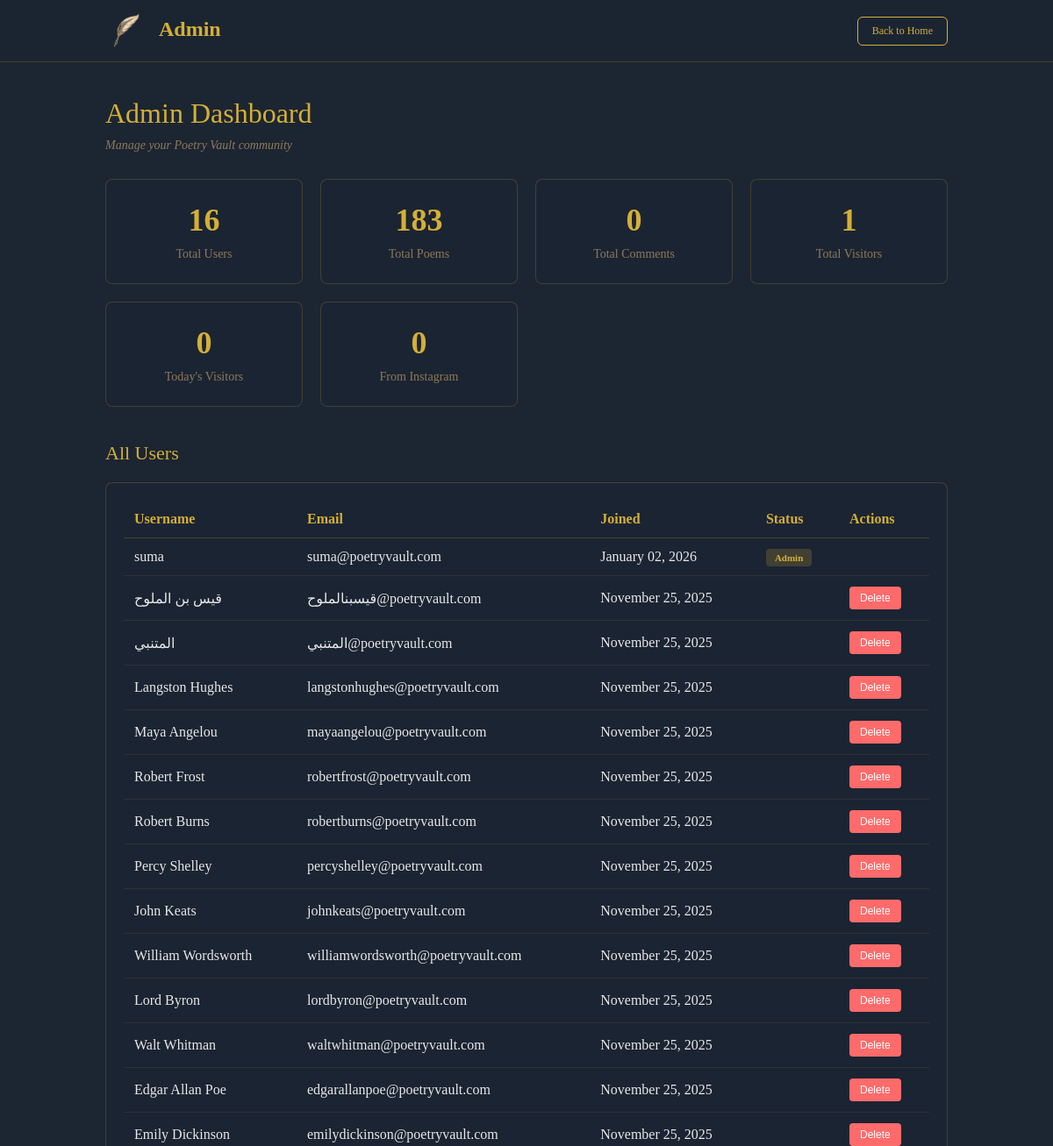
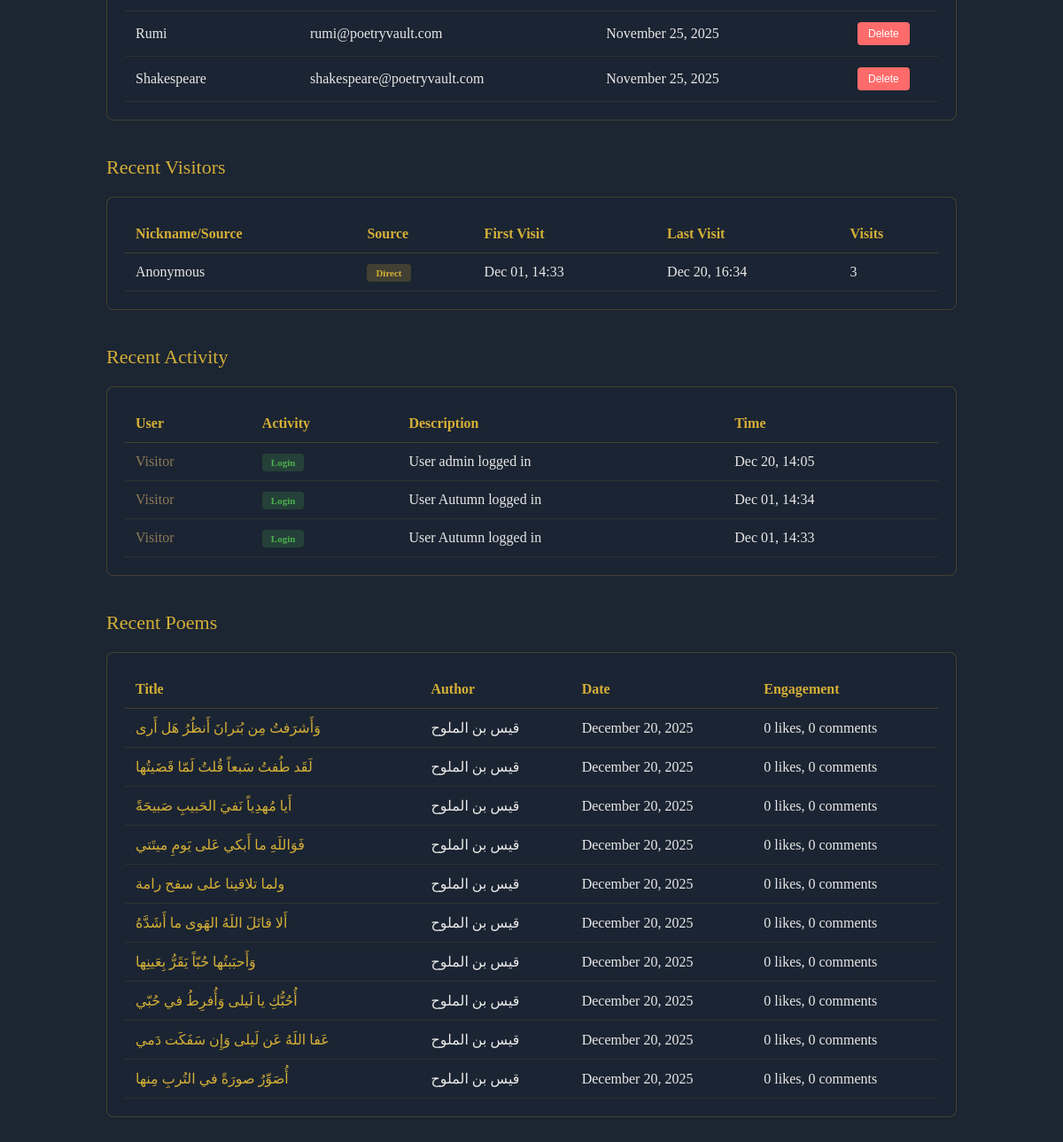
The app's page /admin (signed in) with its own data (2 pictures, top to bottom).
### models.py (models this page shows, shortened)
class User(UserMixin, db.Model):
    __tablename__ = 'users'
    id = db.Column(db.Integer, primary_key=True)
    username = db.Column(db.String(80), unique=True, nullable=False)
    email = db.Column(db.String(120), unique=True, nullable=False)
    password_hash = db.Column(db.String(255), nullable=False)
    age = db.Column(db.Integer, nullable=True)
    favorite_poet = db.Column(db.String(100), nullable=True)
    is_admin = db.Column(db.Boolean, default=False)
    has_seen_tutorial = db.Column(db.Boolean, default=False)
    subscription_tier = db.Column(db.String(20), default='free')  # free, plus, pro
    subscription_expires = db.Column(db.DateTime, nullable=True)
    created_at = db.Column(db.DateTime, default=datetime.utcnow)
    last_login = db.Column(db.DateTime, nullable=True)
    privacy_settings = db.Column(db.Text, nullable=True)  # Encrypted JSON
    is_banned = db.Column(db.Boolean, default=False)
    ban_reason = db.Column(db.String(500), nullable=True)
    failed_login_attempts = db.Column(db.Integer, default=0)
    account_locked_until = db.Column(db.DateTime, nullable=True)
    email_verified = db.Column(db.Boolean, default=False)
    two_factor_enabled = db.Column(db.Boolean, default=False)
    data_sharing_consent = db.Column(db.Boolean, default=False)
    poems = db.relationship('Poem', backref='author', lazy=True)
    comments = db.relationship('Comment', backref='author', lazy=True)
    saved_poems = db.relationship('SavedPoem', backref='user', lazy=True, cascade='all, delete-orphan')
    likes = db.relationship('Like', backref='user', lazy=True, cascade='all, delete-orphan')
    notifications = db.relationship('Notification', backref='user', lazy=True, cascade='all, delete-orphan')
    highlights = db.relationship('Highlight', backref='user', lazy=True, cascade='all, delete-orphan')
    following = db.relationship('Follow', foreign_keys='Follow.follower_id', backref='follower', lazy='dynamic', cascade='all, delete-orphan')
    followers = db.relationship('Follow', foreign_keys='Follow.followed_id', backref='followed', lazy='dynamic', cascade='all, delete-orphan')

class Visitor(db.Model):
    __tablename__ = 'visitors'
    id = db.Column(db.Integer, primary_key=True)
    nickname = db.Column(db.String(100), nullable=True)  # Optional nickname from URL parameter
    source = db.Column(db.String(100), nullable=True)  # 'instagram', 'direct', 'google', etc.
    ip_address = db.Column(db.String(50), nullable=True)
    user_agent = db.Column(db.String(255), nullable=True)
    referrer = db.Column(db.String(255), nullable=True)
    first_visit = db.Column(db.DateTime, default=datetime.utcnow)
    last_visit = db.Column(db.DateTime, default=datetime.utcnow)
    visit_count = db.Column(db.Integer, default=1)

class UserActivity(db.Model):
    __tablename__ = 'user_activities'
    id = db.Column(db.Integer, primary_key=True)
    user_id = db.Column(db.Integer, db.ForeignKey('users.id'), nullable=True)  # Null for anonymous visitors
    activity_type = db.Column(db.String(50), nullable=False)  # 'login', 'poem_created', 'like', 'comment', 'visit'
    description = db.Column(db.String(255), nullable=True)
    ip_address = db.Column(db.String(50), nullable=True)
    user_agent = db.Column(db.String(255), nullable=True)
    referrer = db.Column(db.String(255), nullable=True)  # Where they came from (Instagram, direct, etc.)
    created_at = db.Column(db.DateTime, default=datetime.utcnow)
    user = db.relationship('User', backref='activities', foreign_keys=[user_id])

class Poem(db.Model):
    __tablename__ = 'poems'
    id = db.Column(db.Integer, primary_key=True)
    title = db.Column(db.String(200), nullable=False)
    content = db.Column(db.Text, nullable=False)
    category = db.Column(db.String(50), nullable=True)  # love, nature, death, spirituality, etc.
    mood = db.Column(db.String(50), nullable=True)  # happy, sad, contemplative, passionate, etc.
    theme = db.Column(db.String(50), nullable=True)  # romance, loss, hope, rebellion, etc.
    created_at = db.Column(db.DateTime, default=datetime.utcnow)
    user_id = db.Column(db.Integer, db.ForeignKey('users.id'), nullable=False)
    is_classic = db.Column(db.Boolean, default=False)  # Hide from home feed, show in search only
    is_anonymous = db.Column(db.Boolean, default=False)  # Post anonymously
    is_protected = db.Column(db.Boolean, default=False)  # User-protected content
    visibility = db.Column(db.String(20), default='public')  # public, friends, private
    content_warning = db.Column(db.String(200), nullable=True)  # Content warning text
    is_flagged = db.Column(db.Boolean, default=False)  # Flagged for review
    flag_reason = db.Column(db.String(500), nullable=True)  # Reason for flagging
    comments = db.relationship('Comment', backref='poem', lazy=True, cascade='all, delete-orphan')
    saved_by = db.relationship('SavedPoem', backref='poem', lazy=True, cascade='all, delete-orphan')
    likes = db.relationship('Like', backref='poem', lazy=True, cascade='all, delete-orphan')

### app.py (the view)
    @app.route('/admin')
    @login_required
    def admin():
        try:
            if not current_user.is_admin:
                abort(403)
            from models import UserActivity, Visitor
            from datetime import datetime, timedelta
            total_users = User.query.count()
            total_poems = Poem.query.count()
            total_comments = Comment.query.count()
            all_users = User.query.order_by(User.created_at.desc()).limit(100).all()  # Limit for performance
            recent_poems = Poem.query.order_by(Poem.created_at.desc()).limit(10).all()
            total_visitors = Visitor.query.count()
            recent_visitors = Visitor.query.order_by(Visitor.last_visit.desc()).limit(20).all()
            recent_activities = UserActivity.query.order_by(UserActivity.created_at.desc()).limit(50).all()
            today = datetime.utcnow().date()
            today_start = datetime.combine(today, datetime.min.time())
            today_activities = UserActivity.query.filter(UserActivity.created_at >= today_start).count()
            today_visitors = Visitor.query.filter(Visitor.last_visit >= today_start).count()
            instagram_visitors = Visitor.query.filter_by(source='instagram').count()
            direct_visitors = Visitor.query.filter_by(source='direct').count()
            return render_template('admin.html',
                                 total_users=total_users,
                                 total_poems=total_poems,
                                 total_comments=total_comments,
                                 users=all_users,
                                 poems=recent_poems,
                                 total_visitors=total_visitors,
                                 recent_visitors=recent_visitors,
                                 recent_activities=recent_activities,
                                 today_activities=today_activities,
                                 today_visitors=today_visitors,
                                 instagram_visitors=instagram_visitors,
                                 direct_visitors=direct_visitors)
        except Exception as e:
            logger.error(f"Error in admin route: {str(e)}")
            abort(500)

### templates/admin.html (shortened to what this page needs)
<!DOCTYPE html>
<html>
<head>
</head>
<body>
    <nav class="navbar">
        <div class="nav-container">
            <a href="/home" class="logo">
                <img src="{{ url_for('static', filename='images/logo.png') }}" alt="Poetry Vault" style="height: 40px; width: auto; vertical-align: middle;">
                <span style="margin-left: 10px;">Admin</span>
            </a>
            <a href="/home" class="btn-back">Back to Home</a>
        </div>
    </nav>
    <div class="container">
        <h1>Admin Dashboard</h1>
        <p class="subtitle">Manage your Poetry Vault community</p>
        <div class="stats-grid">
            <div class="stat-card">
                <div class="stat-number">{{ total_users }}</div>
                <div class="stat-label">Total Users</div>
            </div>
            <div class="stat-card">
                <div class="stat-number">{{ total_poems }}</div>
                <div class="stat-label">Total Poems</div>
            </div>
            <div class="stat-card">
                <div class="stat-number">{{ total_comments }}</div>
                <div class="stat-label">Total Comments</div>
            </div>
            <div class="stat-card">
                <div class="stat-number">{{ total_visitors }}</div>
                <div class="stat-label">Total Visitors</div>
            </div>
            <div class="stat-card">
                <div class="stat-number">{{ today_visitors }}</div>
                <div class="stat-label">Today's Visitors</div>
            </div>
            <div class="stat-card">
                <div class="stat-number">{{ instagram_visitors }}</div>
                <div class="stat-label">From Instagram</div>
            </div>
        </div>
        <div class="section-title">All Users</div>
        <div class="table-card">
            <table>
                <thead>
                    <tr>
                        <th>Username</th>
                        <th>Email</th>
                        <th>Joined</th>
                        <th>Status</th>
                        <th>Actions</th>
                    </tr>
                </thead>
                <tbody>
                    {% for user in users %}
                    <tr>
                        <td>{{ user.username }}</td>
                        <td>{{ user.email }}</td>
                        <td>{{ user.created_at.strftime('%B %d, %Y') }}</td>
                        <td>{% if user.is_admin %}<span class="badge">Admin</span>{% endif %}</td>
                        <td>
                            {% if not user.is_admin %}
                            <button onclick="deleteUser('{{ user.username }}', {{ user.id }})" style="background: #ff6b6b; color: white; border: none; padding: 6px 12px; border-radius: 4px; cursor: pointer; font-size: 12px;">Delete</button>
                            {% endif %}
                        </td>
                    </tr>
                    {% endfor %}
                </tbody>
            </table>
        </div>
        <div class="section-title">Recent Visitors</div>
        <div class="table-card">
            <table>
                <thead>
                    <tr>
                        <th>Nickname/Source</th>
                        <th>Source</th>
                        <th>First Visit</th>
                        <th>Last Visit</th>
                        <th>Visits</th>
                    </tr>
                </thead>
                <tbody>
                    {% for visitor in recent_visitors %}
                    <tr>
                        <td>
                            {% if visitor.nickname %}
                                <strong style="color: #d4af37;">{{ visitor.nickname }}</strong>
                            {% else %}
                                Anonymous
                            {% endif %}
                        </td>
                        <td>
                            {% if visitor.source == 'instagram' %}
                                <span class="badge" style="background: rgba(225, 48, 108, 0.2); color: #e1306c;">Instagram</span>
                            {% elif visitor.source == 'facebook' %}
                                <span class="badge" style="background: rgba(66, 103, 178, 0.2); color: #4267B2;">Facebook</span>
                            {% elif visitor.source == 'direct' %}
                                <span class="badge">Direct</span>
                            {% else %}
                                <span class="badge">{{ visitor.source }}</span>
                            {% endif %}
                        </td>
                        <td>{{ visitor.first_visit.strftime('%b %d, %H:%M') }}</td>
                        <td>{{ visitor.last_visit.strftime('%b %d, %H:%M') }}</td>
                        <td>{{ visitor.visit_count }}</td>
                    </tr>
                    {% endfor %}
                </tbody>
            </table>
        </div>
        <div class="section-title">Recent Activity</div>
        <div class="table-card">
            <table>
                <thead>
                    <tr>
                        <th>User</th>
                        <th>Activity</th>
                        <th>Description</th>
                        <th>Time</th>
                    </tr>
                </thead>
                <tbody>
                    {% for activity in recent_activities %}
                    <tr>
                        <td>
                            {% if activity.user_id %}
                                {{ activity.user.username if activity.user else 'Unknown' }}
                            {% else %}
                                <span style="color: #8e7a5a;">Visitor</span>
                            {% endif %}
                        </td>
                        <td>
                            {% if activity.activity_type == 'login' %}
                                <span class="badge" style="background: rgba(76, 175, 80, 0.2); color: #4CAF50;">Login</span>
                            {% elif activity.activity_type == 'poem_created' %}
                                <span class="badge" style="background: rgba(33, 150, 243, 0.2); color: #2196F3;">New Poem</span>
                            {% elif activity.activity_type == 'like' %}
                                <span class="badge" style="background: rgba(244, 67, 54, 0.2); color: #F44336;">Like</span>
                            {% elif activity.activity_type == 'comment' %}
                                <span class="badge" style="background: rgba(255, 152, 0, 0.2); color: #FF9800;">Comment</span>
                            {% else %}
                                <span class="badge">{{ activity.activity_type }}</span>
                            {% endif %}
                        </td>
                        <td>{{ activity.description or '-' }}</td>
                        <td>{{ activity.created_at.strftime('%b %d, %H:%M') }}</td>
                    </tr>
                    {% endfor %}
                </tbody>
            </table>
        </div>
        <div class="section-title">Recent Poems</div>
        <div class="table-card">
            <table>
                <thead>
                    <tr>
                        <th>Title</th>
                        <th>Author</th>
                        <th>Date</th>
                        <th>Engagement</th>
                    </tr>
                </thead>
                <tbody>
                    {% for poem in poems %}
                    <tr>
                        <td><a href="/poem/{{ poem.id }}" style="color: #d4af37; text-decoration: none;">{{ poem.title }}</a></td>
                        <td>{{ poem.author.username }}</td>
                        <td>{{ poem.created_at.strftime('%B %d, %Y') }}</td>
                        <td>{{ poem.likes|length }} likes, {{ poem.comments|length }} comments</td>
                    </tr>
                    {% endfor %}
                </tbody>
            </table>
        </div>
    </div>
</body>
</html>

### records on screen
User: username "suma", email "suma@poetryvault.com", created_at "January 02, 2026", is_admin "Admin"
User: username "قيس بن الملوح", email "قيسبنالملوح@poetryvault.com", created_at "November 25, 2025"
User: username "المتنبي", email "المتنبي@poetryvault.com", created_at "November 25, 2025"
User: username "Langston Hughes", email "langstonhughes@poetryvault.com", created_at "November 25, 2025"
User: username "Maya Angelou", email "mayaangelou@poetryvault.com", created_at "November 25, 2025"
User: username "Robert Frost", email "robertfrost@poetryvault.com", created_at "November 25, 2025"
User: username "Robert Burns", email "robertburns@poetryvault.com", created_at "November 25, 2025"
User: username "Percy Shelley", email "percyshelley@poetryvault.com", created_at "November 25, 2025"
User: username "John Keats", email "johnkeats@poetryvault.com", created_at "November 25, 2025"
User: username "William Wordsworth", email "williamwordsworth@poetryvault.com", created_at "November 25, 2025"
User: username "Lord Byron", email "lordbyron@poetryvault.com", created_at "November 25, 2025"
User: username "Walt Whitman", email "waltwhitman@poetryvault.com", created_at "November 25, 2025"
User: username "Edgar Allan Poe", email "edgarallanpoe@poetryvault.com", created_at "November 25, 2025"
User: username "Emily Dickinson", email "emilydickinson@poetryvault.com", created_at "November 25, 2025"
User: username "Rumi", email "rumi@poetryvault.com", created_at "November 25, 2025"
User: username "Shakespeare", email "shakespeare@poetryvault.com", created_at "November 25, 2025"
Visitor: shows "Anonymous", source "Direct", first_visit "Dec 01, 14:33", last_visit "Dec 20, 16:34", visit_count "3"
UserActivity: shows "Visitor", activity_type "Login", description "User admin logged in", created_at "Dec 20, 14:05"
UserActivity: shows "Visitor", activity_type "Login", description "User Autumn logged in", created_at "Dec 01, 14:34"
UserActivity: shows "Visitor", activity_type "Login", description "User Autumn logged in", created_at "Dec 01, 14:33"
Poem: title "وَأَشرَفتُ مِن بُترانَ أَنظُرُ هَل أَرى", author.username "قيس بن الملوح", created_at "December 20, 2025", likes|length "0", comments|length "0"
Poem: title "لَقَد طُفتُ سَبعاً قُلتُ لَمّا قَضَيتُها", author.username "قيس بن الملوح", created_at "December 20, 2025", likes|length "0", comments|length "0"
Poem: title "أَيا مُهدِياً نَفيَ الحَبيبِ صَبيحَةً", author.username "قيس بن الملوح", created_at "December 20, 2025", likes|length "0", comments|length "0"
Poem: title "فَوَاللَهِ ما أَبكي عَلى يَومِ ميتَتي", author.username "قيس بن الملوح", created_at "December 20, 2025", likes|length "0", comments|length "0"
Poem: title "ولما تلاقينا على سفح رامة", author.username "قيس بن الملوح", created_at "December 20, 2025", likes|length "0", comments|length "0"
Poem: title "أَلا قاتَلَ اللَهُ الهَوى ما أَشَدَّهُ", author.username "قيس بن الملوح", created_at "December 20, 2025", likes|length "0", comments|length "0"
Poem: title "وَأَحبَبتُها حُبّاً يَقَرُّ بِعَينِها", author.username "قيس بن الملوح", created_at "December 20, 2025", likes|length "0", comments|length "0"
Poem: title "أُحُبُّكِ يا لَيلى وَأُفرِطُ في حُبّي", author.username "قيس بن الملوح", created_at "December 20, 2025", likes|length "0", comments|length "0"
Poem: title "عَفا اللَهُ عَن لَيلى وَإِن سَفَكَت دَمي", author.username "قيس بن الملوح", created_at "December 20, 2025", likes|length "0", comments|length "0"
Poem: title "أُصَوِّرُ صورَةً في التُربِ مِنها", author.username "قيس بن الملوح", created_at "December 20, 2025", likes|length "0", comments|length "0"

### other values on screen
{{ total_users }} "16"
{{ total_poems }} "183"
{{ total_comments }} "0"
{{ total_visitors }} "1"
{{ today_visitors }} "0"
{{ instagram_visitors }} "0"
